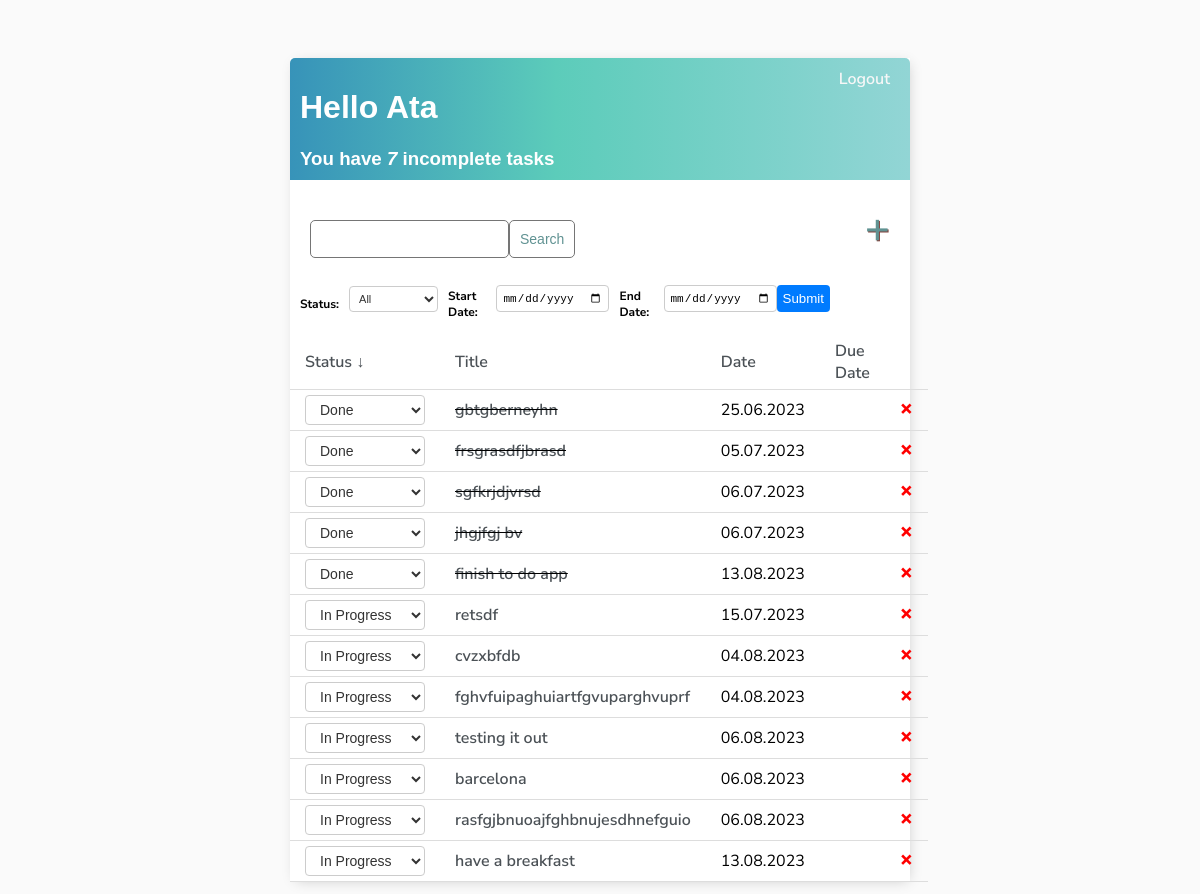
The page /?sort_by=complete&sort_order=desc (signed in) on the database as committed earlier.
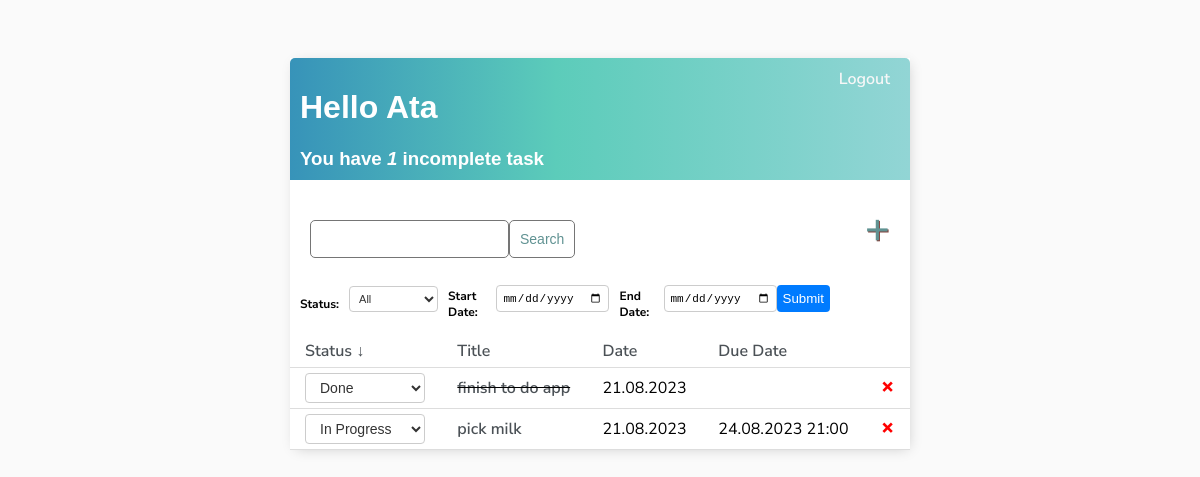
The same page on the database as committed later.
### base/models.py (models this page shows)
class Task(models.Model):
    user = models.ForeignKey(User, on_delete=models.CASCADE, null=True, blank=True)
    title = models.CharField(max_length=30)
    description = models.TextField(null=True, blank=True)
    complete = models.BooleanField(default=False)
    created = models.DateTimeField(auto_now_add=True)
    due_date = models.DateTimeField(null=True, blank=True)
    def __str__(self):
        return self.title
    class Meta:
        ordering = ['complete']

### base/views.py (the view)
# urls.py: path('', TaskList.as_view(), name='tasks'),
class TaskList(LoginRequiredMixin, ListView):
    model = Task
    context_object_name = 'tasks'
    def get_context_data(self, *, object_list=None, **kwargs):
        context = super().get_context_data(**kwargs)
        context['tasks'] = context['tasks'].filter(user=self.request.user)
        context['count'] = context['tasks'].filter(complete=False).count()
        sort_by = self.request.GET.get('sort_by', 'complete')
        sort_order = self.request.GET.get('sort_order', 'asc')
        next_sort_order = 'desc' if sort_order == 'asc' else 'asc'
        context['sort_by'] = sort_by
        context['sort_order'] = sort_order
        context['next_sort_order'] = next_sort_order
        search_input = self.request.GET.get('search-area') or ''
        if search_input:
            context['tasks'] = context['tasks'].filter(title__startswith=search_input)
        context['search_input'] = search_input
        return context
    def get_queryset(self):
        queryset = super().get_queryset()
        sort_by = self.request.GET.get('sort_by', 'complete')
        sort_order = self.request.GET.get('sort_order', 'asc')
        status_filter = self.request.GET.get('status', '')
        search_input = self.request.GET.get('search-area', '')
        if status_filter:
            queryset = queryset.filter(complete=(status_filter == 'done'))
        if search_input:
            queryset = queryset.filter(title__icontains=search_input)
        if sort_by == 'title':
            queryset = queryset.order_by('title' if sort_order == 'asc' else '-title')
        elif sort_by == 'created':
            queryset = queryset.order_by('created' if sort_order == 'asc' else '-created')
        elif sort_by == 'complete':
            queryset = queryset.order_by('complete' if sort_order == 'asc' else '-complete')
        else:
            queryset = queryset.order_by('due_date' if sort_order == 'asc' else '-due_date')
        start_date = self.request.GET.get('start_date')
        end_date = self.request.GET.get('end_date')
        if start_date and end_date:
            start_date = datetime.strptime(start_date, "%Y-%m-%d")
            end_date = datetime.strptime(end_date, "%Y-%m-%d")
            queryset = queryset.filter(created__range=[start_date, end_date])
        return queryset

### base/templates/base/task_list.html (shortened to what this page needs)
{% extends 'base/main.html' %}
{% block content %}
<div class="header-bar">
    <div>
        <h1>Hello {{request.user|title}}</h1>
        <h3 style="margin:0">
            You have <i>{{count}}</i> incomplete task{{ count|pluralize:"s" }}
        </h3>
    </div>
    {% if request.user.is_authenticated %}
    <a href="{% url 'logout' %}">Logout</a>
    {% else %}
    <a href="{% url 'login' %}">Login</a>
    {% endif %}
</div>
<div id="search-add-wrapper">
    <form action="" method="GET" style="margin-top:20px; display:flex;">
    <input type="text" name="search-area" value="{{search_input}}">
    <input class="button" type="submit" value="Search">
    </form>
    <a id="add-link" href="{% url 'task-create' %}">&#x2b;</a>
</div>
<div id="filter-bar">
    <form method="get">
        <label for="status-filter">Status:</label>
        <select id="status-filter" name="status">
            <option value="">All</option>
        </select>
        <label for="start-date-filter">Start Date:</label>
        <input type="date" id="start-date-filter" name="start_date" value="{{ request.GET.start_date }}">
        <label for="end-date-filter">End Date:</label>
        <input type="date" id="end-date-filter" name="end_date" value="{{ request.GET.end_date }}">
        <button type="submit">Submit</button>
    </form>
</div>
<table class="task-table">
    <thead>
        <tr>
             <th>
                <a href="{% url 'tasks' %}?sort_by=complete&sort_order={{ next_sort_order }}">
                    Status{% if sort_by == 'complete' %} {% if sort_order == 'asc' %}&uarr;{% else %}&darr;{% endif %}{% endif %}
                </a>
            </th>
            <th>
                <a href="{% url 'tasks' %}?sort_by=title&sort_order={{ next_sort_order }}">
                    Title{% if sort_by == 'title' %} {% if sort_order == 'asc' %}&uarr;{% else %}&darr;{% endif %}{% endif %}
                </a>
            </th>
            <th>
                <a href="{% url 'tasks' %}?sort_by=created&sort_order={{ next_sort_order }}">
                    Date{% if sort_by == 'created' %} {% if sort_order == 'asc' %}&uarr;{% else %}&darr;{% endif %}{% endif %}
                </a>
            </th>
            <th>
                <a href="{% url 'tasks' %}?sort_by=due_date&sort_order={{ next_sort_order }}">
                    Due Date{% if sort_by == 'due_date' %} {% if sort_order == 'asc' %}&uarr;{% else %}&darr;{% endif %}{% endif %}
                </a>
            </th>
            <th></th>
        </tr>
    </thead>
    <tbody>
        {% for task in tasks %}
            <tr>
                <td>
                    <form method="post" action="{% url 'task-status-update' %}">
                        <select name="status" onchange="this.form.submit()">
                            <option value="in-progress" {% if not task.complete %}selected{% endif %} class="in-progress">In Progress</option>
                            <option value="done" {% if task.complete %}selected{% endif %} class="done">Done</option>
                        </select>
                    </form>
                </td>
                <td>
                    {% if task.complete %}
                        <s><a href="{% url 'task-update' task.id %}">{{task}}</a></s>
                    {% else %}
                        <a href="{% url 'task-update' task.id %}">{{task}}</a>
                    {% endif %}
                </td>
                <td>
                    {{ task.created|date:"d.m.Y" }}
                </td>
                <td>{{ task.due_date|date:"d.m.Y H:i" }}</td>
                <td>
                    <a class="delete-link" href="{% url 'task-delete' task.id %}">&#215;</a>
                </td>
            </tr>
        {% empty %}
            <tr>
                <td colspan="3">No items in the list</td>
            </tr>
        {% endfor %}
    </tbody>
</table>
{% endblock content %}

Rows that differ between the two databases and show on the page:
removed Task: status "Done", title "gbtgberneyhn", created "25.06.2023"
removed Task: status "Done", title "frsgrasdfjbrasd", created "05.07.2023"
removed Task: status "Done", title "sgfkrjdjvrsd", created "06.07.2023"
removed Task: status "Done", title "jhgjfgj bv", created "06.07.2023"
removed Task: status "Done", title "finish to do app", created "13.08.2023"
removed Task: status "In Progress", title "retsdf", created "15.07.2023"
removed Task: status "In Progress", title "cvzxbfdb", created "04.08.2023"
removed Task: status "In Progress", title "fghvfuipaghuiartfgvuparghvuprf", created "04.08.2023"
removed Task: status "In Progress", title "testing it out", created "06.08.2023"
removed Task: status "In Progress", title "barcelona", created "06.08.2023"
removed Task: status "In Progress", title "rasfgjbnuoajfghbnujesdhnefguio", created "06.08.2023"
removed Task: status "In Progress", title "have a breakfast", created "13.08.2023"
added Task: status "Done", title "finish to do app", created "21.08.2023"
added Task: status "In Progress", title "pick milk", created "21.08.2023", due_date "24.08.2023 21:00"
Other text that changed with them:
{{ count }}: "7" → "1"
